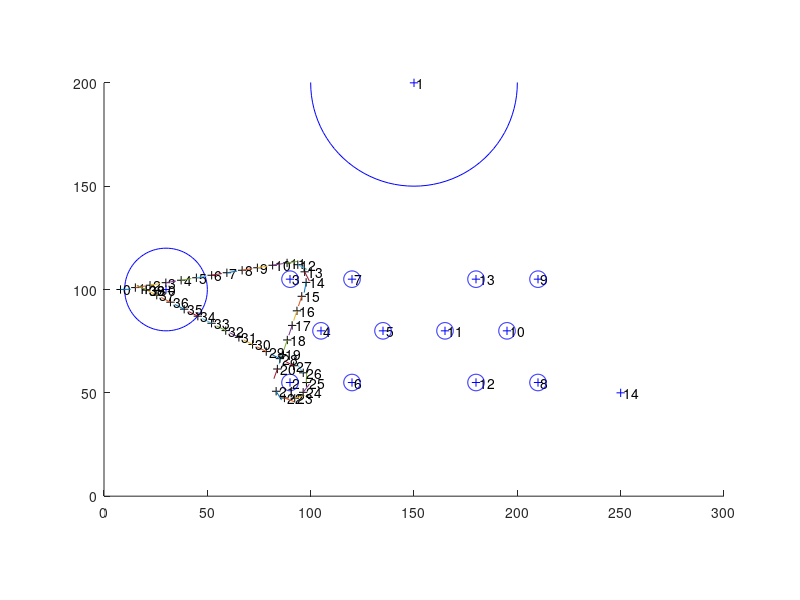

Here is the MATLAB script that generated this plot:
%% derniere modif sur Matlab R2013a Linux
clear all;
close all;
clc;

%% ___ donnees ___

% limites
xmin = 20;
ymin = 20;
xmax = 300-xmin;
ymax = 200-ymin;

% rayon robot
rr = 20;

% obstacles
obs = [
% depart
30 100 0 rr;
% gateau
150 200 rr 50;
% verres bleus
90 55 rr 4;
90 105 rr 4;
105 80 rr 4;
135 80 rr 4;
120 55 rr 4;
120 105 rr 4;
% verres rouges
300-90 55 rr 4;
300-90 105 rr 4;
300-105 80 rr 4;
300-135 80 rr 4;
300-120 55 rr 4;
300-120 105 rr 4;
% arrivee
250 50 0 0
];

% path
pth = [
7.995512 100.006470 1.413745;
15.169369 100.927643 9.172270;
22.270771 102.074898 9.206418;
29.928984 103.301971 9.206418;
37.326305 104.484375 9.308863;
44.702297 105.690163 9.397649;
52.085911 106.898384 9.411308;
59.457355 108.108192 9.315692;
66.837906 109.312378 9.343011;
74.216957 110.520996 9.418138;
81.594475 111.727028 9.336182;
88.584496 112.862213 8.175135;
93.768013 112.000809 -27.496320;
97.103836 108.557480 -62.962883;
97.797684 103.435165 -100.676415;
95.688507 96.714943 -108.728613;
93.361458 89.675629 -108.564703;
91.037735 82.621712 -108.687639;
88.686653 75.584991 -108.872041;
86.303520 68.549973 -109.138397;
83.879654 61.531593 -109.630130;
83.287247 50.767117 -58.455293;
87.300362 47.518295 -20.912501;
92.284668 47.381142 16.083912;
96.367996 50.248440 52.650056;
97.949463 54.974506 89.161563;
96.409904 59.692436 125.973578;
91.757957 63.111637 152.390796;
85.110413 66.546242 152.896202;
78.505150 69.970093 152.848391;
71.892288 73.392578 152.848391;
65.268700 76.831306 152.827901;
58.908478 80.116463 152.868882;
52.034969 83.678627 153.012302;
45.403114 87.088463 153.087434;
38.791832 90.472702 153.073774;
32.157272 93.870041 153.189873;
25.524139 97.247238 153.367445;
20.447193 99.789856 153.736247;
20.388920 99.818192 153.804549
];

%% ___ affichage ___

x = 0:300;
theta = 0:pi/50:2*pi;
figure; hold on; axis('equal', [0 300 0 200]);

obs(:,3) = obs(:, 3) + obs(:, 4);

for i=1:size(obs, 1)
	% objets
	plot(obs(i, 1), obs(i, 2), '+b')
	text(obs(i, 1), obs(i, 2), strcat([' ', num2str(i-1)]));
	if obs(i, 4) > 0.01
		plot(obs(i, 4)*cos(theta)+obs(i, 1), obs(i, 4)*sin(theta)+obs(i, 2), 'b');
	end

	% zones interdites objets
%	if obs(i, 3) > obs(i, 4) + 0.01
%		plot(obs(i, 3)*cos(theta)+obs(i, 1), obs(i, 3)*sin(theta)+obs(i, 2), 'r');
%	end
end

vec = 5;
for i=1:size(pth, 1)
	% objets
	plot(pth(i, 1), pth(i, 2), '+k')
	text(pth(i, 1), pth(i, 2), strcat([' ', num2str(i-1)]));
    
    plot([pth(i, 1);pth(i, 1)+vec*cos(pth(i, 3)*pi/180)], [pth(i, 2);pth(i, 2)+vec*sin(pth(i, 3)*pi/180)]);
end

% limites
%plot([xmin; xmax; xmax; xmin; xmin], [ymin; ymin; ymax; ymax; ymin], 'r');
